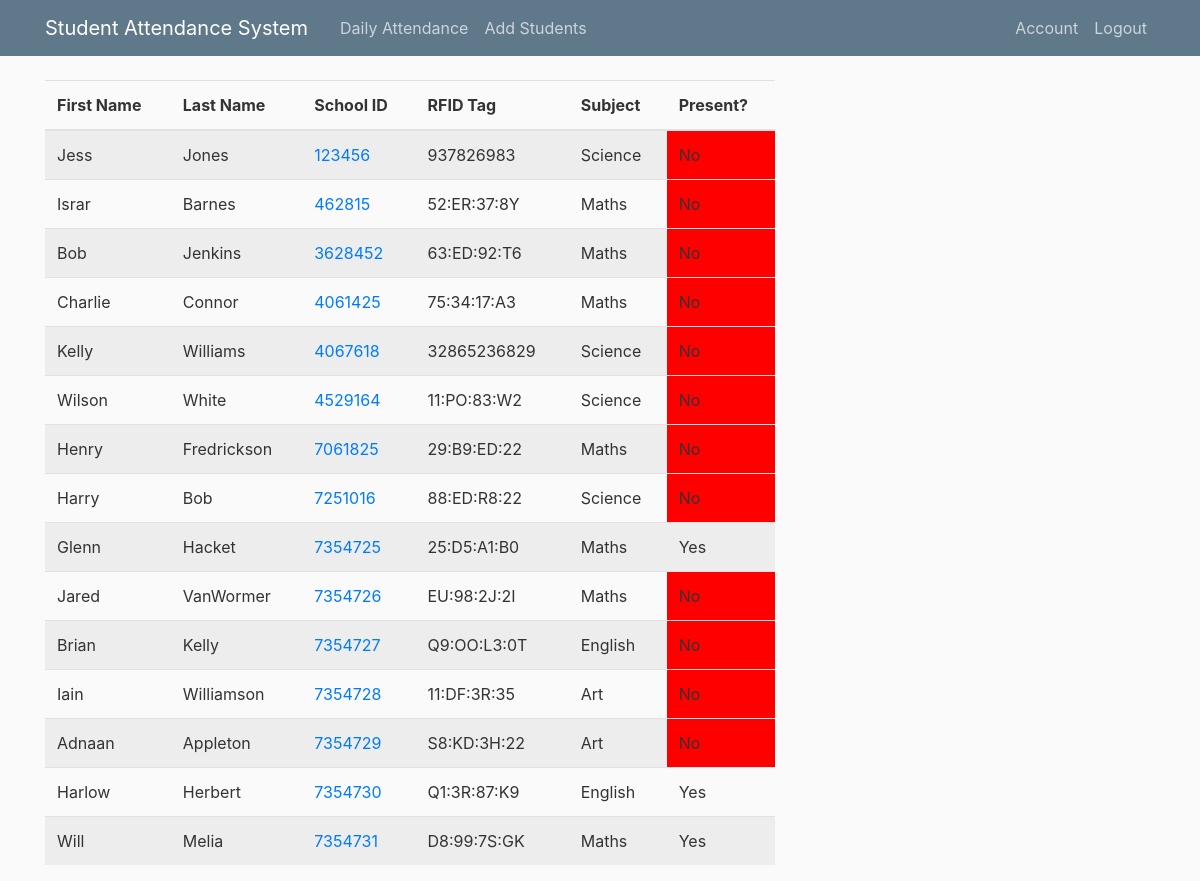
The app's page /attendance (signed in), older data.
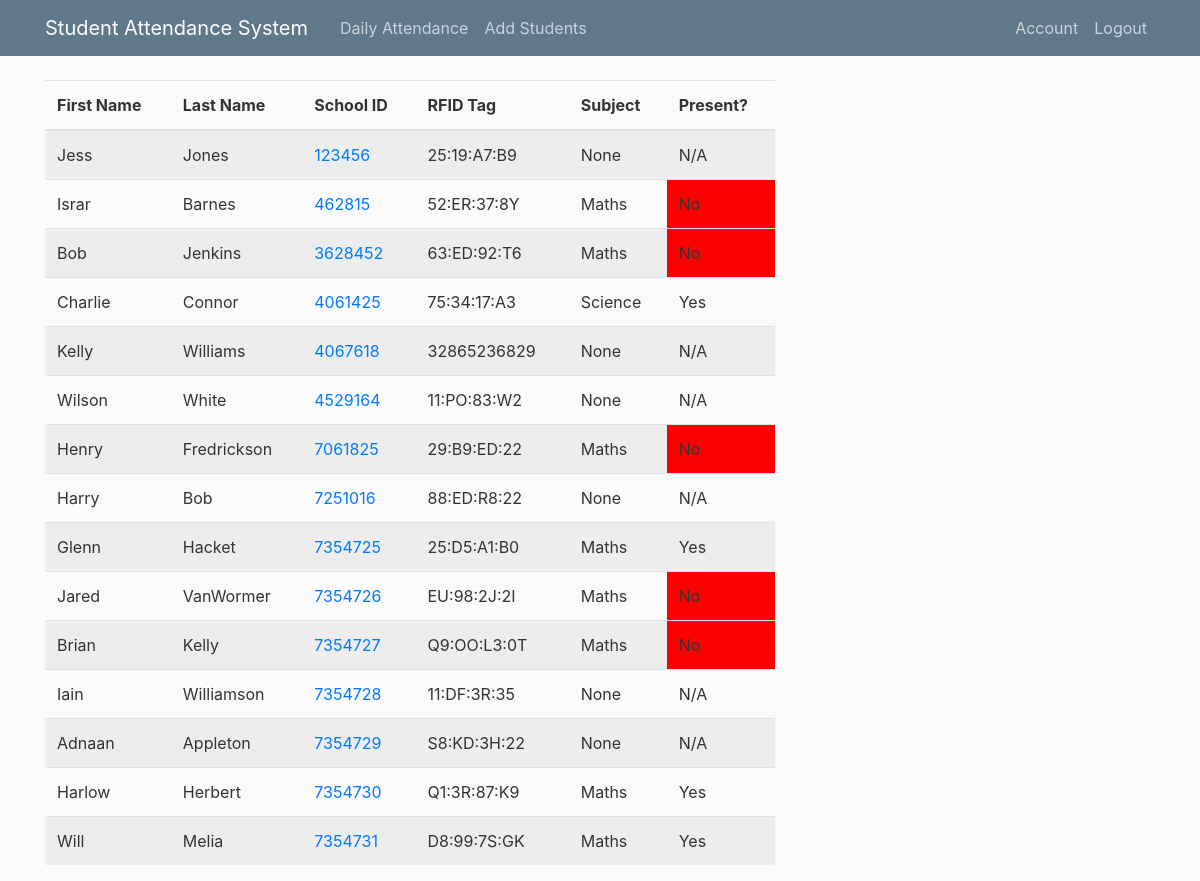
The same page, newer data.
### app/models.py (models this page shows, shortened)
class student(db.Model):
	__tablename__ = "student"
	lname = db.Column(db.String(128))
	fname = db.Column(db.String(128))
	id = db.Column(db.Integer, primary_key=True)
	rfid = db.Column(db.String(16))
	present = db.Column(db.String(16))
	subject = db.Column(db.String(20))

### app/routes.py (the view)
@app.route("/", methods=['GET', 'POST'])
@app.route("/attendance")
@login_required
def attendance():
	return render_template('attendance.html', query=student.query.all(), title='Attendance')

### app/models.py (called while the page is built)
@login_manager.user_loader
def load_user(user_id):
	user = teacher.query.get(int(user_id))
	if user:
		return user

### app/templates/attendance.html
{% extends "base.html" %}
{% block content %}
    <table class="table table-striped table-hover" id="tblstudents">
    <thead>
        <tr>
            <th scope="col">First Name</th>
            <th scope="col">Last Name</th>
            <th scope="col">School ID</th>
            <th scope="col">RFID Tag</th>
            <th scope="col">Subject</th>
            <th scope="col">Present?</th>
        </tr>
    </thead>
    <tbody>
    {%for student in query%}
    <tr>
        <td>{{student.fname}}</td>
        <td>{{student.lname}}</td>
        <td><a href="/stedit/{{student.id}}">{{student.id}}</a></td>
        <td>{{student.rfid}}</td>
        <td>{{student.subject}}</td>
        {% if student.present == 'No' %}
            <td style="background-color: red;">{{student.present}}</td>
        {% else %}
            <td>{{student.present}}</td>
        {% endif %}
    </tr>
    {% endfor %}
    </tbody>
 </table>
{% endblock content %}

### app/templates/base.html (shortened to what this page needs)
<!DOCTYPE html>
<html>
<head>
    <link rel="stylesheet" href="https://maxcdn.bootstrapcdn.com/bootstrap/4.0.0/css/bootstrap.min.css">
    <link rel="stylesheet" type="text/css" href="{{ url_for('static',filename='styles/main.css') }}">
</head>
<body>
    <header class="site-header">
      <nav class="navbar navbar-expand-md navbar-dark bg-steel fixed-top">
        <div class="container">
          <a class="navbar-brand mr-4" href="/">Student Attendance System</a>
          <div class="collapse navbar-collapse" id="navbarToggle">
            <div class="navbar-nav mr-auto">
              {% if current_user.is_authenticated %}
                <a class="nav-item nav-link" href="{{ url_for('attendance') }}">Daily Attendance</a>
                <a class="nav-item nav-link" href="{{ url_for('stadd') }}">Add Students</a>
              {% else %}
                <a class="nav-item nav-link" href="{{ url_for('login') }}">Login</a>
              {% endif %}
            </div>
            <div class="navbar-nav">
              {% if current_user.is_authenticated %}
                <a class="nav-item nav-link" href="{{ url_for('account') }}">Account</a>
                <a class="nav-item nav-link" href="{{ url_for('logout') }}">Logout</a>
              {% endif %}
            </div>
          </div>
        </div>
      </nav>
    </header>
    <main role="main" class="container">
      <div class="row">
        <div class="col-md-8">
          {% block content %}{% endblock %}
        </div>
      </div>
    </main>
</body>
</html>

### app/static/styles/main.css (style rules this page uses)
body { background: #fafafa; color: #333333; margin-top: 5rem; }
.bg-steel { background-color: #5f788a; }
.site-header .navbar-nav .nav-link { color: #cbd5db; }

Row changes from the older to the newer data that the page shows:
changed student "Jess": rfid "937826983" → "25:19:A7:B9"; subject "Science" → "None"; present "No" → "N/A"
changed student "Charlie": subject "Maths" → "Science"; present "No" → "Yes"
changed student "Williams": subject "Science" → "None"; present "No" → "N/A"
changed student "Wilson": subject "Science" → "None"; present "No" → "N/A"
changed student "Harry": subject "Science" → "None"; present "No" → "N/A"
changed student "Brian": subject "English" → "Maths"
changed student "Iain": subject "Art" → "None"; present "No" → "N/A"
changed student "Adnaan": subject "Art" → "None"; present "No" → "N/A"
changed student "Harlow": subject "English" → "Maths"
